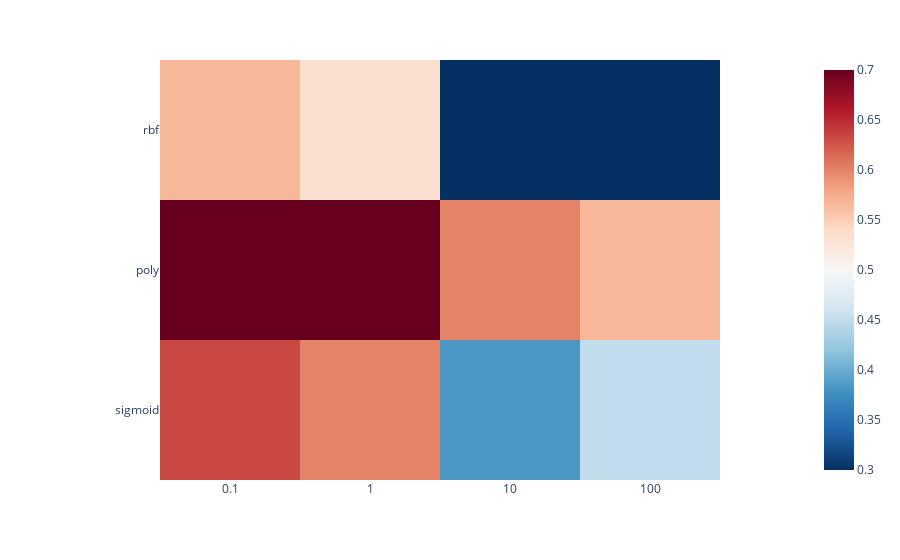
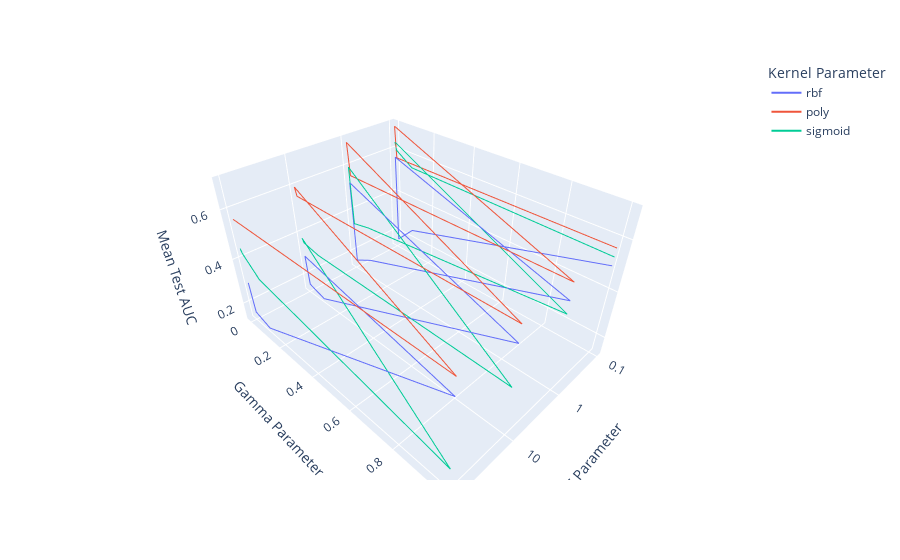

Notebook source saved alongside these figures, in order:
### Code cell
def GridSearch_figs(grid_dict):
    param_gamma = grid_dict['param_kernel']
    param_C = grid_dict['param_C']
    scores = grid_dict['mean_test_score']
    
    df = pd.DataFrame()
    for C in param_C:
        temp_gamma = param_gamma[param_C == C]
        df['gamma'] = temp_gamma.astype(str)
        temp_scores = scores[param_C == C]
        df[str(C)] = temp_scores
    fig = px.imshow(df.iloc[:,1:], y = df['gamma'], color_continuous_scale = px.colors.sequential.RdBu_r)
    fig.show()
    
    lines_df = pd.DataFrame.from_dict(grid_dict)
    lines_df['C Parameter'] = lines_df['param_C'].astype(str)
    fig = px.line_3d(lines_df, x = 'C Parameter', y = 'param_gamma', z = 'mean_test_score',
                    color = lines_df['param_kernel'],labels = {'mean_test_score' : 'Mean Test AUC',
                                                              'param_gamma' : 'Gamma Parameter',
                                                              'param_kernel' : 'Kernel Parameter'})
    fig.show()

GridSearch_figs(ww)

### Figure 1 — Plotly figure (JSON) as saved in the notebook; plotly's stock layout.template omitted (floating-point values rounded to 4 significant figures)
{"data": [{"coloraxis": "coloraxis", "hovertemplate": "x: %{x}<br>y: %{y}<br>color: %{z}<extra></extra>", "name": "0", "type": "heatmap", "x": ["0.1", "1", "10", "100"], "xaxis": "x", "y": ["rbf", "poly", "sigmoid", "rbf", "poly", "sigmoid", "rbf", "poly", "sigmoid", "rbf", "poly", "sigmoid"], "yaxis": "y", "z": [[0.5, 0.5, 0.5, 0.5], [0.5667, 0.5667, 0.5667, 0.5667], [0.5333, 0.45, 0.3333, 0.2167], [0.25, 0.2083, 0.1417, 0.1417], [0.5667, 0.5667, 0.5667, 0.5667], [0.55, 0.3667, 0.35, 0.3667], [0.1667, 0.1667, 0.1667, 0.1667], [0.5667, 0.5667, 0.5667, 0.5667], [0.6, 0.35, 0.3667, 0.4333], [0.5667, 0.5333, 0.3, 0.3], [0.7, 0.7, 0.6, 0.5667], [0.6333, 0.6, 0.3833, 0.45]]}], "layout": {"coloraxis": {"colorscale": [[0, "rgb(5,48,97)"], [0.1, "rgb(33,102,172)"], [0.2, "rgb(67,147,195)"], [0.3, "rgb(146,197,222)"], [0.4, "rgb(209,229,240)"], [0.5, "rgb(247,247,247)"], [0.6, "rgb(253,219,199)"], [0.7, "rgb(244,165,130)"], [0.8, "rgb(214,96,77)"], [0.9, "rgb(178,24,43)"], [1, "rgb(103,0,31)"]]}, "margin": {"t": 60}, "xaxis": {"anchor": "y", "constrain": "domain", "domain": [0, 1], "scaleanchor": "y"}, "yaxis": {"anchor": "x", "autorange": "reversed", "constrain": "domain", "domain": [0, 1]}}}

### Figure 2 — Plotly figure (JSON) as saved in the notebook; plotly's stock layout.template omitted (floating-point values rounded to 4 significant figures)
{"data": [{"hovertemplate": "Kernel Parameter=rbf<br>C Parameter=%{x}<br>Gamma Parameter=%{y}<br>Mean Test AUC=%{z}<extra></extra>", "legendgroup": "rbf", "line": {"color": "#636efa", "dash": "solid"}, "marker": {"symbol": "circle"}, "mode": "lines", "name": "rbf", "scene": "scene", "showlegend": true, "type": "scatter3d", "x": ["0.1", "0.1", "0.1", "0.1", "1", "1", "1", "1", "10", "10", "10", "10", "100", "100", "100", "100"], "y": [1, 0.1, 0.01, 0.001, 1, 0.1, 0.01, 0.001, 1, 0.1, 0.01, 0.001, 1, 0.1, 0.01, 0.001], "z": [0.5, 0.25, 0.1667, 0.5667, 0.5, 0.2083, 0.1667, 0.5333, 0.5, 0.1417, 0.1667, 0.3, 0.5, 0.1417, 0.1667, 0.3]}, {"hovertemplate": "Kernel Parameter=poly<br>C Parameter=%{x}<br>Gamma Parameter=%{y}<br>Mean Test AUC=%{z}<extra></extra>", "legendgroup": "poly", "line": {"color": "#EF553B", "dash": "solid"}, "marker": {"symbol": "circle"}, "mode": "lines", "name": "poly", "scene": "scene", "showlegend": true, "type": "scatter3d", "x": ["0.1", "0.1", "0.1", "0.1", "1", "1", "1", "1", "10", "10", "10", "10", "100", "100", "100", "100"], "y": [1, 0.1, 0.01, 0.001, 1, 0.1, 0.01, 0.001, 1, 0.1, 0.01, 0.001, 1, 0.1, 0.01, 0.001], "z": [0.5667, 0.5667, 0.5667, 0.7, 0.5667, 0.5667, 0.5667, 0.7, 0.5667, 0.5667, 0.5667, 0.6, 0.5667, 0.5667, 0.5667, 0.5667]}, {"hovertemplate": "Kernel Parameter=sigmoid<br>C Parameter=%{x}<br>Gamma Parameter=%{y}<br>Mean Test AUC=%{z}<extra></extra>", "legendgroup": "sigmoid", "line": {"color": "#00cc96", "dash": "solid"}, "marker": {"symbol": "circle"}, "mode": "lines", "name": "sigmoid", "scene": "scene", "showlegend": true, "type": "scatter3d", "x": ["0.1", "0.1", "0.1", "0.1", "1", "1", "1", "1", "10", "10", "10", "10", "100", "100", "100", "100"], "y": [1, 0.1, 0.01, 0.001, 1, 0.1, 0.01, 0.001, 1, 0.1, 0.01, 0.001, 1, 0.1, 0.01, 0.001], "z": [0.5333, 0.55, 0.6, 0.6333, 0.45, 0.3667, 0.35, 0.6, 0.3333, 0.35, 0.3667, 0.3833, 0.2167, 0.3667, 0.4333, 0.45]}], "layout": {"legend": {"title": {"text": "Kernel Parameter"}, "tracegroupgap": 0}, "margin": {"t": 60}, "scene": {"domain": {"x": [0, 1], "y": [0, 1]}, "xaxis": {"title": {"text": "C Parameter"}}, "yaxis": {"title": {"text": "Gamma Parameter"}}, "zaxis": {"title": {"text": "Mean Test AUC"}}}}}
